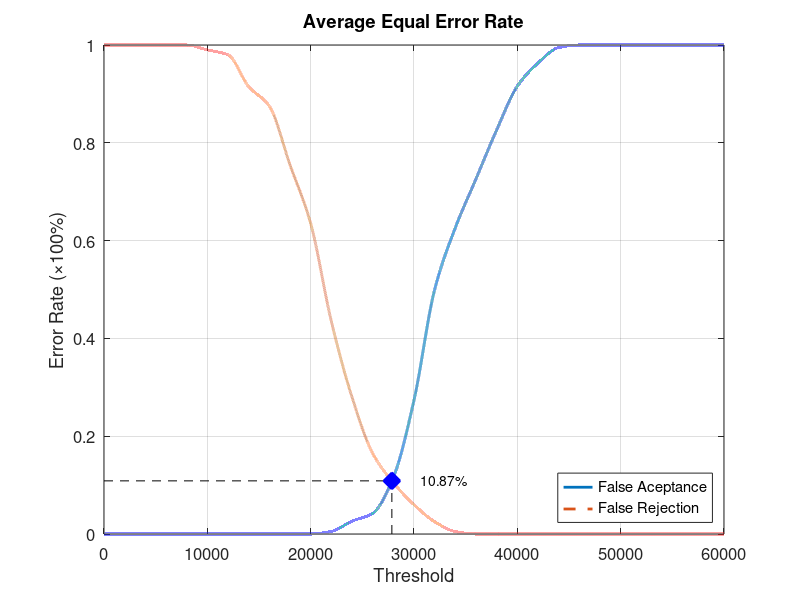
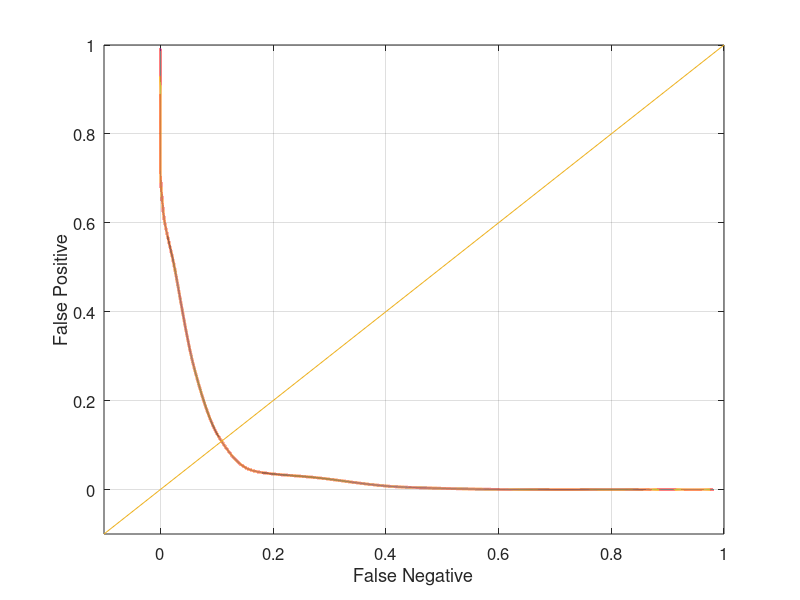

Reproduce these figures in MATLAB, in order.
function yEER = Database2_1
close all;
clear;
clc;
x = 0:2000:60000;
xq = 0:0.5:60000;

y0 = [0 0 0 0 0 0 0 0 0 0 0 0.00526316 0.0263158 0.0421053 0.115789 0.273684 0.5 0.626316 0.726316 0.826316 0.915789 0.963158 0.994737 1 1 1 1 1 1 1 1];
yy0 = interp1(x, y0, xq, 'pchip');
y1 = [1 1 1 1 1 0.99 0.98 0.915 0.875 0.755 0.635 0.435 0.28 0.165 0.105 0.06 0.025 0.005 0 0 0 0 0 0 0 0 0 0 0 0 0];
yy1 = interp1(x, y1, xq, 'pchip');

% Calculating EER: 
y2 = abs(y0 - y1);
find(y2 == min(y2))
yy2 = abs(yy0 - yy1);
xEER = find(yy2 == min(yy2));
xEERIndex = xq(xEER) % X-axis EER
yEER = yy0(xEER) % Y-axis EER

main = figure
plot(xq, yy0,'-','LineWidth', 2);	hold on
plot(xq, yy1,'--','LineWidth', 2);	hold on
plot([xEERIndex xEERIndex], [0 yEER], 'k--');	hold on
plot([0 xEERIndex], [yEER yEER], 'k--');	hold on
plot(xEERIndex, yEER, 'bx', 'LineWidth', 10);	hold on
text(xEERIndex + 10 * xEERIndex / 100, yEER, [num2str(round((10000 * yEER)) / 100) '%'])
legend('False Aceptance', 'False Rejection', 'Location', 'SouthEast')
xlabel('Threshold')
ylabel('Error Rate (\times100%)')
title('Average Equal Error Rate')
set(gca, 'FontSize', 12)
axis([0 60000 0 1])
grid on

print(main, 'Database2_1Main', '-dpng');
FNRxFPR = figure('Color', [1 1 1]);
plot(yy1, yy0, '-', yy1, yy0, 'LineWidth', 2);
hold on
y = -0.1:0.1:1
plot(y, y); 
set(gca, 'FontSize', 12)
xlabel('False Negative')
ylabel('False Positive')
axis([-0.1 1 -0.1 1])
set(gca, 'FontSize', 12)
grid on

print(FNRxFPR, 'Database2_1FNRxFPR','-dpng');
end
